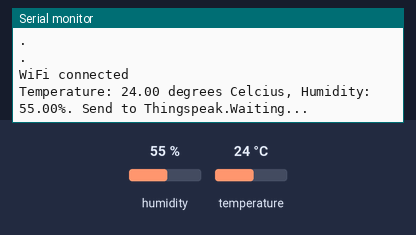
Recording of a sketch running on a simulated ESP8266 (NodeMCU). Shown: the last lines printed to the serial monitor. The test bench sets the inputs (shaded band); at power-on: humidity 55 %, temperature 24 °C. WiFi joins after 1.5 s; servers stay silent unless stated.

Above: at 2.7 s.
2.8 s: humidity set to 22 %
At 3.4 s:
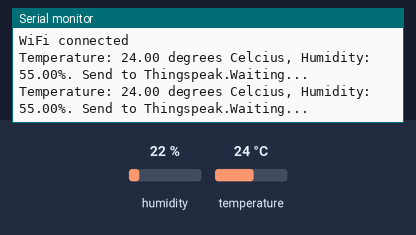
6.0 s: temperature set to 12 °C
At 7.6 s:
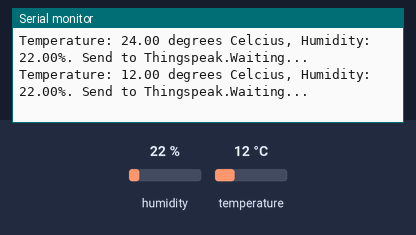
9.2 s: humidity set to 40 %
At 10.6 s:
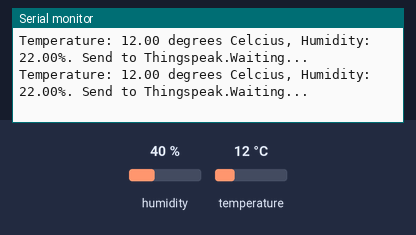
Timing chart, 0 to 12.2 s (numbered marks = the images above; inputs shaded):
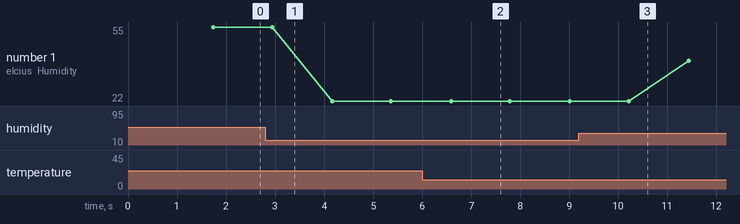

The sketch:

DHT_THINKSPEAK.ino
```cpp
#include <DHT.h>
#include <ESP8266WiFi.h>

#define DHTPIN D2
#define DHTTYPE DHT11

DHT dht(DHTPIN, DHTTYPE);
WiFiClient client;

String apiKey = "0D0L2GO9CUUZCG7F";

const char *ssid = "Gazebo";
const char *pass = "juli2020";
const char* server = "api.thingspeak.com";

void setup(){
  Serial.begin(115200);
  delay(10);
  dht.begin();
Serial.println("Connecting to ");
  Serial.println(ssid);
WiFi.begin(ssid, pass);
  while (WiFi.status() != WL_CONNECTED){
    delay(500);
    Serial.println(".");
    }
  Serial.println("");
  Serial.println("WiFi connected");
}
void loop()
{
  float h = dht.readHumidity();
  float t = dht.readTemperature();

  if (isnan(h)||isnan(t)){
      Serial.println("Failed to raed from DHT sensor!");
      return;
    }
if(client.connect(server, 80)){
    String postStr= apiKey;
    postStr += "&field1=";
    postStr += String(t);
    postStr += "&field2=";
    postStr += String(h);
    postStr += "\r\n\r\n";
client.print("POST /update HTTP/1.1\n");
    client.print("Host: api.thingspeak.com\n");
    client.print("Connection: close\n");
    client.print("X-THINGSPEAKAPIKEY: "+apiKey+"\n");
    client.print("Content-Type: application/x-www-form-urlencoded\n");
    client.print("Content-Length: ");
    client.print(postStr.length());
    client.print("\n\n");
    client.print(postStr);
Serial.print("Temperature: ");
    Serial.print(t);
    Serial.print(" degrees Celcius, Humidity: ");
    Serial.print(h);
    Serial.print("%. Send to Thingspeak.");
  }

  client.stop();
  Serial.println("Waiting...");
  delay(1000);
}
```

Measured:
- after the input at 6.0 s, the serial monitor: prints a new line after 0.59 s (image 2)
- plotted number 1: 55 → 22 after the input at 2.8 s, 22 → 40 after the input at 9.2 s
